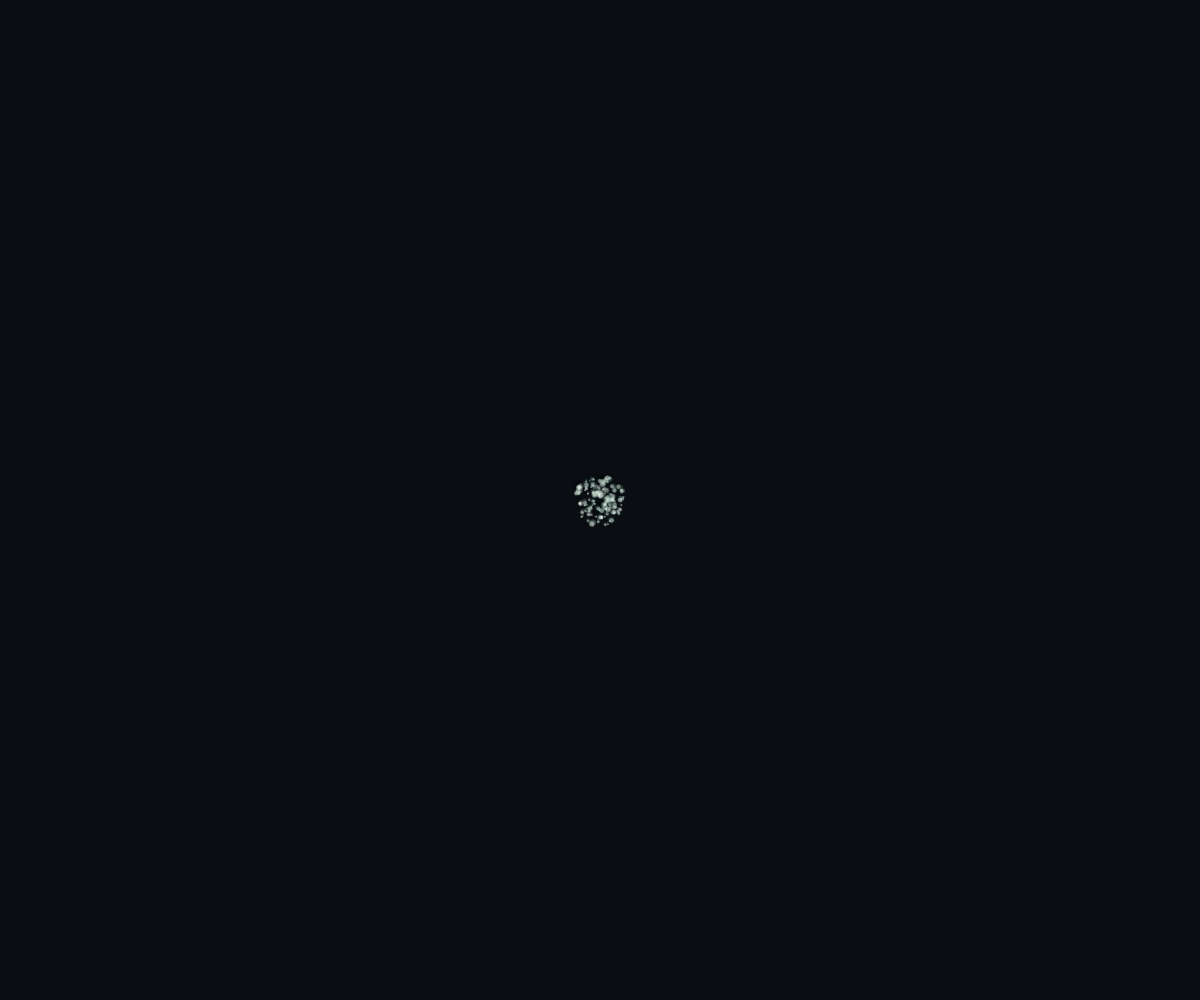
Frame 1 (no input)
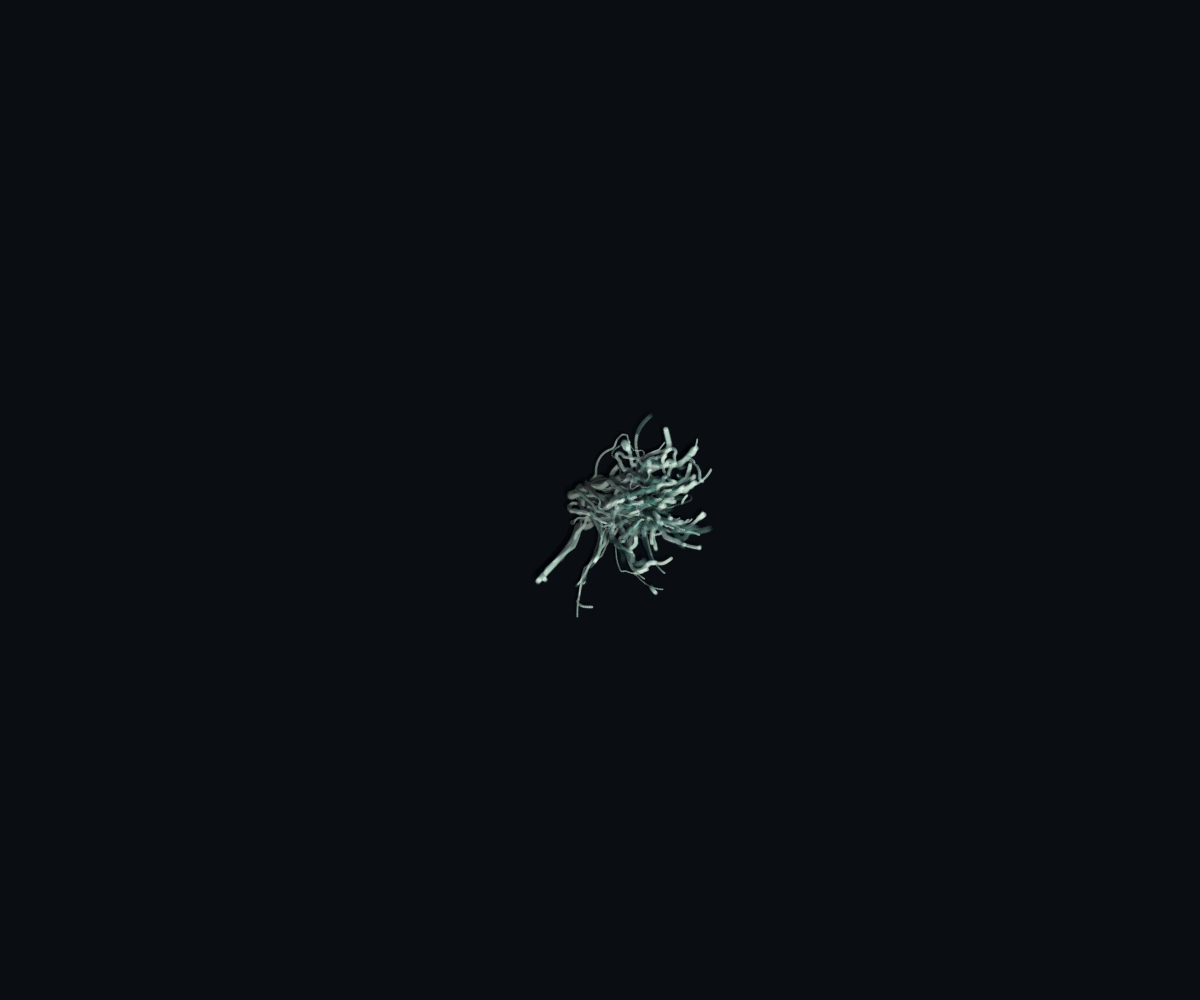
Frame 60 (no input)
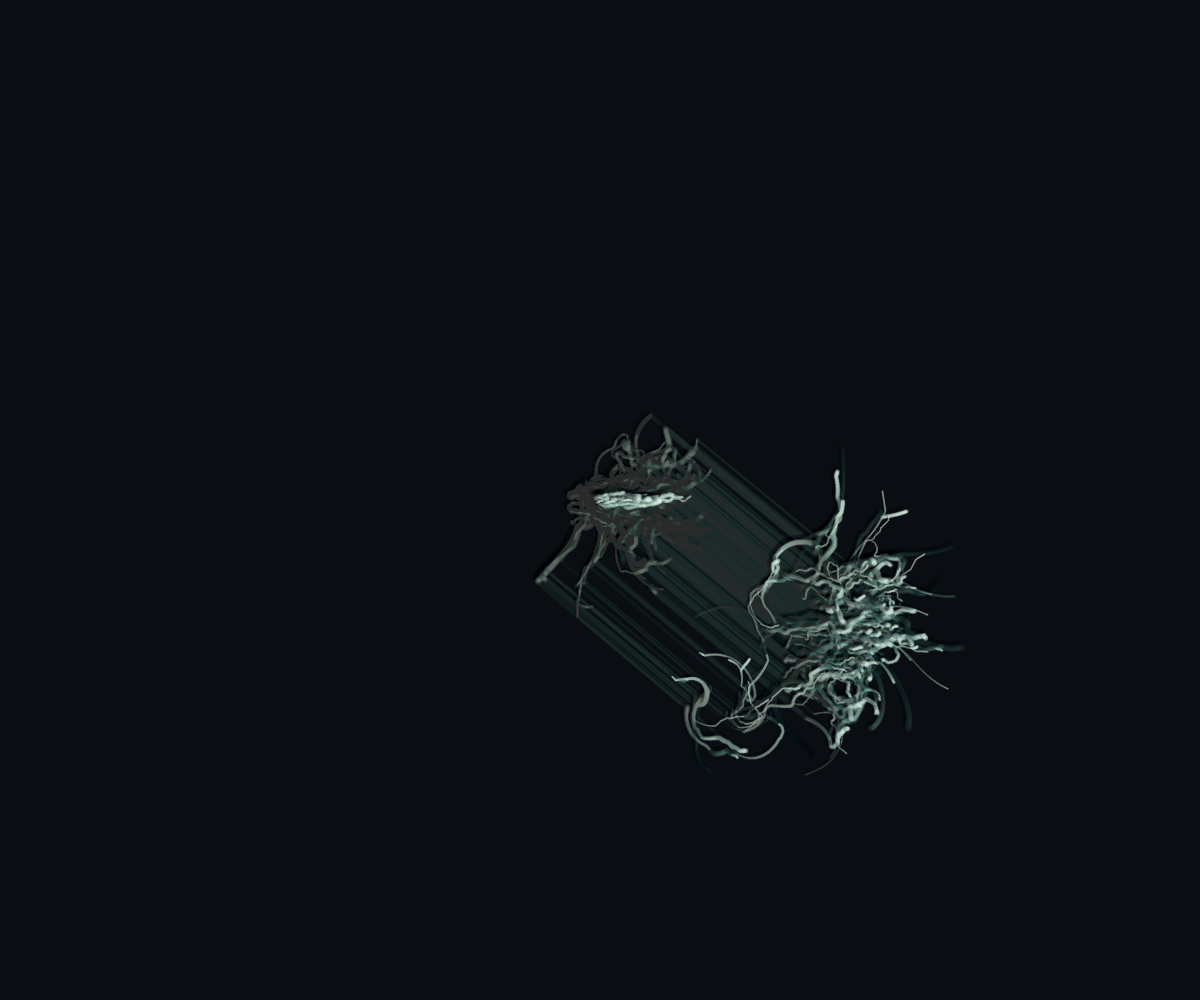
Frame 120 (the mouse pressed at the canvas centre since frame 60)

The p5.js sketch that drew these frames (run headless with seeded random() and noise() and a simulated clock; from frame 60 on, the mouse is pressed at the canvas centre):

// p5.js sketch
// ── sketch.js
// Agenti: Batteri/cellule di una colonia in crescita, visualizzati come filamenti a spessore variabile con ombra portata, illuminazione direzionale e piccoli nuclei luminosi sulle punte attive.
// Comportamento: Ogni agente avanza seguendo una leggera turbolenza (noise) e orientandosi verso le aree con maggiore concentrazione di feromoni/nutrienti rilevate da tre sensori frontali (sinistra, centro, destra). Il trascinamento del mouse deposita nuovi nutrienti, attira/perturba localmente la colonia e sposta la sorgente luminosa.
// Interazione: I batteri comunicano indirettamente tramite l'ambiente (stigmergia): depositano una traccia chimica sulla griglia sottostante e leggono le tracce lasciate dagli altri agenti per auto-organizzarsi in reti ramificate e filamenti. Inoltre, applicano una leggera repulsione diretta se si sovrappongono troppo.
// Nascita e morte: La colonia nasce da un piccolo nucleo centrale in setup(). Gli agenti si riproducono per mitosi (sdoppiandosi con un leggero angolo) quando trovano abbastanza spazio e la popolazione è sotto il limite massimo; muoiono quando esauriscono la loro energia vitale o restano intrappolati in zone troppo dense, lasciando visibile la struttura della colonia.

// DATI GLOBALI //////////////////////////////////////////////////////////////
let agenti = [];              // Array degli agenti
const MAX_AGENTI = 550;       // Limite massimo per mantenere fluide le prestazioni
let griglia;                  // Mappa chimica per le tracce dei batteri (1D array)
let cols, rows;               // Dimensioni della griglia
const RISOLUZIONE = 4;        // Risoluzione della griglia chimica (in pixel)

// Direzione normalizzata della luce principale (in alto a sinistra)
let luceDirX, luceDirY;

// CLASSE "AGENTE" ///////////////////////////////////////////////////////////
class Agente {
    constructor(x, y, angolo, generazione = 0) {
        this.pos = createVector(x, y);
        this.prevPos = this.pos.copy();
        this.angolo = angolo;
        this.velocita = random(1.0, 1.9);
        this.generazione = generazione;

        // Proprietà vitali
        this.vita = random(180, 320);
        this.vitaMax = this.vita;
        this.energiaDivisione = random(40, 80); // Timer per la mitosi

        // Variazione individuale dello spessore per creare contrasto tra filamenti
        this.spessoreBase = random(1.0, 5.8);
        this.faseSpessore = random(1000);

        // Parametri sensoriali stile Physarum
        this.angoloSensore = PI / 4;     // 45 gradi a destra e sinistra
        this.distanzaSensore = 14;       // Quanto lontano "annusa"
        this.angoloSterzata = PI / 6;    // Capacità di curvatura
    }

    // Legge il valore chimico nella griglia a una certa distanza e angolo
    annusa(offsetAngolo) {
        let ang = this.angolo + offsetAngolo;
        let dx = cos(ang) * this.distanzaSensore;
        let dy = sin(ang) * this.distanzaSensore;
        let sx = floor((this.pos.x + dx) / RISOLUZIONE);
        let sy = floor((this.pos.y + dy) / RISOLUZIONE);

        if (sx >= 0 && sx < cols && sy >= 0 && sy < rows) {
            return griglia[sx + sy * cols];
        }
        return -1; // Fuori dai bordi respinge
    }

    update() {
        this.prevPos = this.pos.copy();

        // 1. INTERAZIONE CHIMICA (Sensori stile Physarum)
        let vDestra = this.annusa(this.angoloSensore);
        let vCentro = this.annusa(0);
        let vSinistra = this.annusa(-this.angoloSensore);

        if (vCentro > vSinistra && vCentro > vDestra) {
            // Continua dritto
        } else if (vCentro < vSinistra && vCentro < vDestra) {
            // Sceglie casualmente tra destra e sinistra
            this.angolo += (random() < 0.5 ? 1 : -1) * this.angoloSterzata;
        } else if (vDestra > vSinistra) {
            this.angolo += this.angoloSterzata;
        } else if (vSinistra > vDestra) {
            this.angolo -= this.angoloSterzata;
        }

        // Componente organica imprevedibile (Perlin noise)
        let n = noise(this.pos.x * 0.008, this.pos.y * 0.008, frameCount * 0.01);
        this.angolo += map(n, 0, 1, -0.15, 0.15);

        // 2. INTERAZIONE DIRETTA (Leggera repulsione locale stile Cytographia)
        for (let i = 0; i < agenti.length; i += 3) {
            let altro = agenti[i];
            if (altro !== this) {
                let d = p5.Vector.dist(this.pos, altro.pos);
                if (d > 0 && d < 10) {
                    let diff = p5.Vector.sub(this.pos, altro.pos);
                    this.angolo = lerp(this.angolo, diff.heading(), 0.2);
                }
            }
        }

        // 3. INTERAZIONE CON IL MOUSE (Trascinamento)
        if (mouseIsPressed) {
            let mouseVec = createVector(mouseX, mouseY);
            let dMouse = p5.Vector.dist(this.pos, mouseVec);
            if (dMouse < 140) {
                let forzaMouse = createVector(mouseX - pmouseX, mouseY - pmouseY);
                let versoMouse = p5.Vector.sub(mouseVec, this.pos);
                let angoloTarget = versoMouse.heading();

                this.angolo = lerp(this.angolo, angoloTarget, 0.12);
                this.pos.add(forzaMouse.mult(0.25));
                this.vita = min(this.vita + 1.5, this.vitaMax);
            }
        }

        // 4. MOVIMENTO E DEPOSITO TRACCIA
        this.pos.x += cos(this.angolo) * this.velocita;
        this.pos.y += sin(this.angolo) * this.velocita;

        // Rimbalzo morbido sui bordi dello schermo
        if (this.pos.x < 10 || this.pos.x > width - 10) this.angolo = PI - this.angolo;
        if (this.pos.y < 10 || this.pos.y > height - 10) this.angolo = -this.angolo;

        // Deposita feromone nella griglia
        let gx = floor(this.pos.x / RISOLUZIONE);
        let gy = floor(this.pos.y / RISOLUZIONE);
        if (gx >= 0 && gx < cols && gy >= 0 && gy < rows) {
            let idx = gx + gy * cols;
            if (griglia[idx] > 0.85) {
                this.vita -= 1.2;
            }
            griglia[idx] = min(griglia[idx] + 0.35, 1.0);
        }

        // 5. MITOSI (Riproduzione della colonia)
        this.energiaDivisione--;
        if (this.energiaDivisione <= 0 && agenti.length < MAX_AGENTI && this.vita > 60) {
            let nuovoAngolo = this.angolo + random([-0.5, 0.5]) + random(-0.2, 0.2);
            agenti.push(new Agente(this.pos.x, this.pos.y, nuovoAngolo, this.generazione + 1));
            this.energiaDivisione = random(55, 110);
        }

        // Consumo vitale
        this.vita -= 1;
    }

    display() {
        let rapportoVita = constrain(this.vita / this.vitaMax, 0, 1);

        // Spessore dinamico: combina fase vitale, generazione e modulazione organica con noise
        let ondaSpessore = noise(this.faseSpessore + frameCount * 0.03);
        let fattoreGenerazione = map(min(this.generazione, 25), 0, 25, 1.25, 0.75);
        let spessore = this.spessoreBase * fattoreGenerazione * map(ondaSpessore, 0, 1, 0.45, 1.45);
        spessore = constrain(spessore, 0.4, 6.5);

        // Direzione del segmento e luce locale (luce globale + eventuale luce radiale del mouse)
        let dx = this.pos.x - this.prevPos.x;
        let dy = this.pos.y - this.prevPos.y;
        let len = max(sqrt(dx * dx + dy * dy), 0.001);
        let dirX = dx / len;
        let dirY = dy / len;

        // Normale perpendicolare al filamento per calcolare l'esposizione alla luce
        let normX = -dirY;
        let normY = dirX;

        let lx = luceDirX;
        let ly = luceDirY;

        if (mouseIsPressed) {
            let toMouseX = mouseX - this.pos.x;
            let toMouseY = mouseY - this.pos.y;
            let distMouse = sqrt(toMouseX * toMouseX + toMouseY * toMouseY);
            if (distMouse > 1 && distMouse < 260) {
                let pesoMouse = 1 - distMouse / 260;
                lx = lerp(lx, toMouseX / distMouse, pesoMouse * 0.85);
                ly = lerp(ly, toMouseY / distMouse, pesoMouse * 0.85);
                let lMag = max(sqrt(lx * lx + ly * ly), 0.001);
                lx /= lMag;
                ly /= lMag;
            }
        }

        // Fattore di illuminazione (-1 in ombra, +1 in piena luce)
        let esposizioneLuce = abs(normX * lx + normY * ly);
        esposizioneLuce = lerp(0.5, esposizioneLuce, 0.75) * (0.4 + 0.6 * rapportoVita);

        // 1. OMBRA PORTATA (spostata nella direzione opposta alla luce principale)
        let ombraX = -luceDirX * (1.5 + spessore * 0.55);
        let ombraY = -luceDirY * (1.5 + spessore * 0.55);
        stroke(3, 5, 8, 28 * rapportoVita);
        strokeWeight(spessore * 1.15);
        line(
            this.prevPos.x + ombraX,
            this.prevPos.y + ombraY,
            this.pos.x + ombraX,
            this.pos.y + ombraY
        );

        // 2. CORPO DEL FILAMENTO (sfumatura tra zona in ombra e zona illuminata)
        let rOmbra = lerp(14, 70, rapportoVita);
        let gOmbra = lerp(75, 145, rapportoVita);
        let bOmbra = lerp(72, 130, rapportoVita);

        let rLuce = lerp(110, 245, rapportoVita);
        let gLuce = lerp(210, 255, rapportoVita);
        let bLuce = lerp(195, 235, rapportoVita);

        let r = lerp(rOmbra, rLuce, esposizioneLuce);
        let g = lerp(gOmbra, gLuce, esposizioneLuce);
        let b = lerp(bOmbra, bLuce, esposizioneLuce);

        stroke(r, g, b, (26 + esposizioneLuce * 42) * rapportoVita);
        strokeWeight(spessore);
        line(this.prevPos.x, this.prevPos.y, this.pos.x, this.pos.y);

        // 3. RIFLESSO / HIGHLIGHT SUL LATO ILLUMINATO
        if (spessore > 1.3 && esposizioneLuce > 0.35) {
            let highX = lx * (spessore * 0.22);
            let highY = ly * (spessore * 0.22);
            stroke(245, 255, 250, 32 * esposizioneLuce * rapportoVita);
            strokeWeight(max(0.4, spessore * 0.32));
            line(
                this.prevPos.x + highX,
                this.prevPos.y + highY,
                this.pos.x + highX,
                this.pos.y + highY
            );
        }

        // 4. NUCLEO LUMINOSO SULLE PUNTE ATTIVE
        if (rapportoVita > 0.65) {
            noStroke();
            fill(240, 255, 245, 115);
            ellipse(this.pos.x, this.pos.y, max(1.8, spessore * 0.75), max(1.8, spessore * 0.75));
        }
    }
}

// INIZIALIZZAZIONI E REINIZIALIZZAZIONI /////////////////////////////////////
function setup() {
    createCanvas(windowWidth, windowHeight);

    // Imposta la direzione della luce principale (proveniente in diagonale dall'alto a sinistra)
    let luceVec = createVector(0.65, 0.76).normalize();
    luceDirX = luceVec.x;
    luceDirY = luceVec.y;

    inizializzaColonia();
}

function inizializzaColonia() {
    background(10, 14, 18);
    agenti = [];

    cols = ceil(width / RISOLUZIONE);
    rows = ceil(height / RISOLUZIONE);
    griglia = new Float32Array(cols * rows);

    let numIniziale = 120;
    for (let i = 0; i < numIniziale; i++) {
        let ang = random(TWO_PI);
        let r = random(5, 25);
        agenti.push(new Agente(width / 2 + cos(ang) * r, height / 2 + sin(ang) * r, ang));
    }
}

function windowResized() {
    resizeCanvas(windowWidth, windowHeight);
    inizializzaColonia();
}

// AGGIORNAMENTO DATI E DISEGNO FOTOGRAMMA ///////////////////////////////////
function draw() {
    noStroke();
    fill(10, 14, 18, 3);
    rect(0, 0, width, height);

    for (let i = 0; i < griglia.length; i++) {
        griglia[i] *= 0.992;
    }

    if (mouseIsPressed) {
        let gx = floor(mouseX / RISOLUZIONE);
        let gy = floor(mouseY / RISOLUZIONE);
        for (let dx = -3; dx <= 3; dx++) {
            for (let dy = -3; dy <= 3; dy++) {
                let nx = gx + dx;
                let ny = gy + dy;
                if (nx >= 0 && nx < cols && ny >= 0 && ny < rows) {
                    griglia[nx + ny * cols] = 1.0;
                }
            }
        }

        if (agenti.length < MAX_AGENTI && frameCount % 2 === 0) {
            let angoloMovimento = atan2(mouseY - pmouseY, mouseX - pmouseX);
            agenti.push(new Agente(mouseX + random(-5, 5), mouseY + random(-5, 5), angoloMovimento + random(-0.8, 0.8)));
        }
    }

    if (agenti.length === 0) {
        for (let i = 0; i < 40; i++) {
            agenti.push(new Agente(random(width * 0.2, width * 0.8), random(height * 0.2, height * 0.8), random(TWO_PI)));
        }
    }

    for (let i = agenti.length - 1; i >= 0; --i) {
        agenti[i].update();
        if (agenti[i].vita <= 0) {
            agenti.splice(i, 1);
        } else {
            agenti[i].display();
        }
    }
}

function keyPressed() {
    if (key === 'r' || key === 'R') {
        inizializzaColonia();
    }
}
// ── style.css
* {
  box-sizing: border-box;
  margin: 0;
  padding: 0;
}

html,
body {
  width: 100%;
  height: 100%;
  overflow: hidden;
  background-color: #0a0e12;
}

canvas {
  display: block;
}
